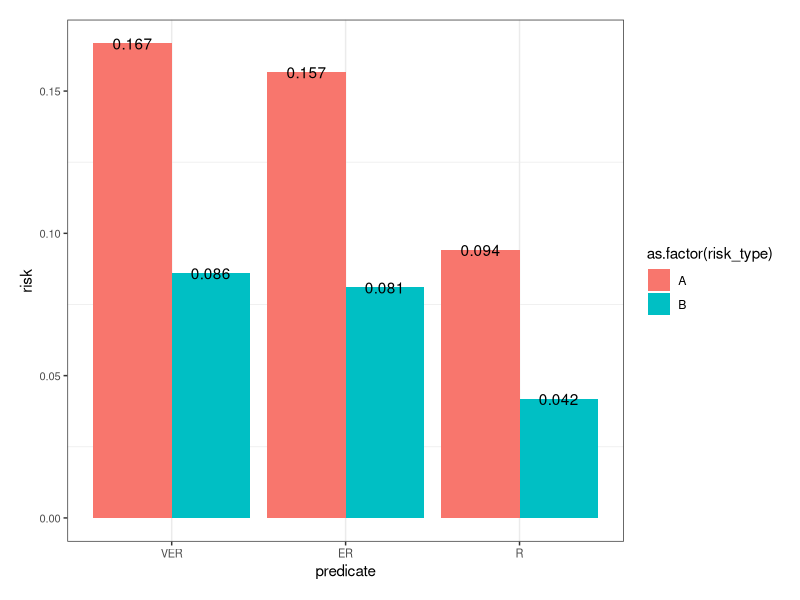
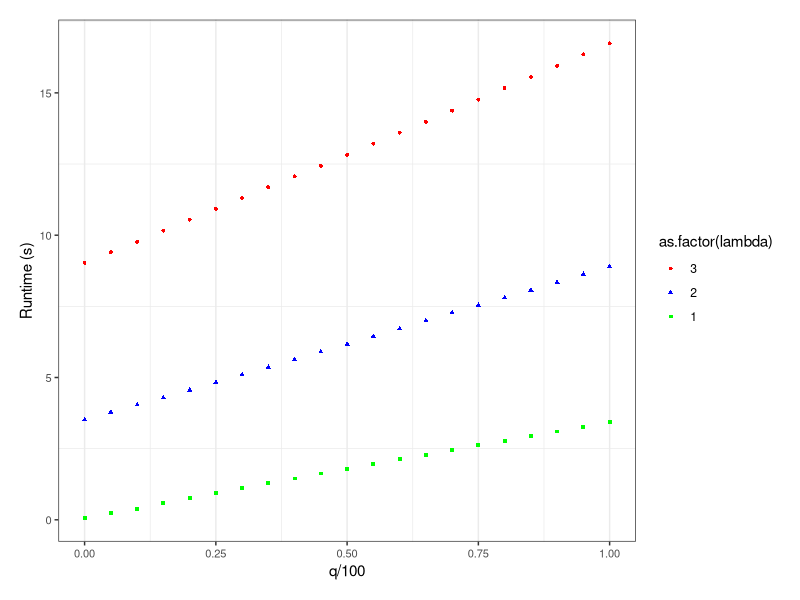
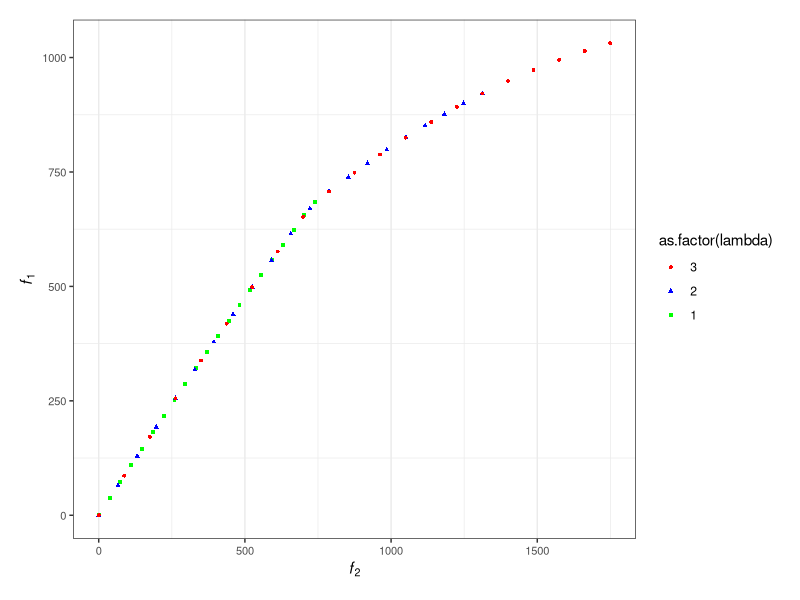
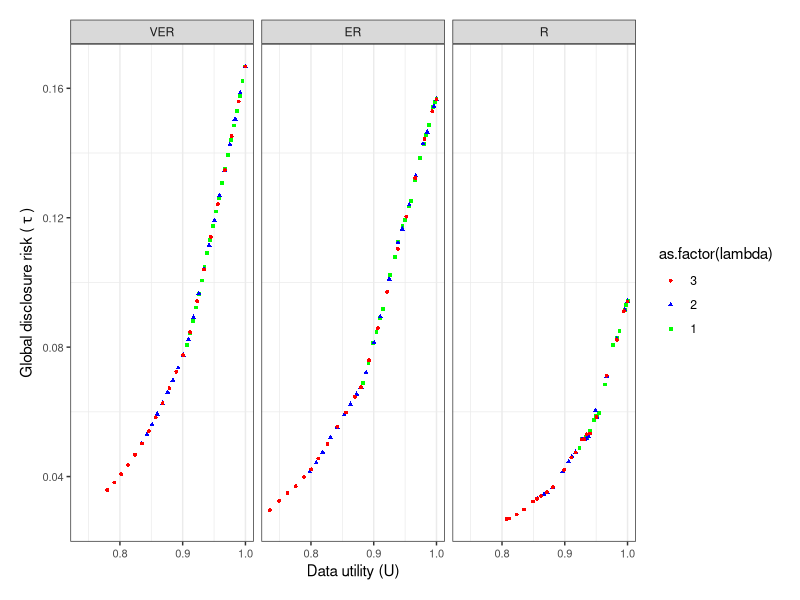
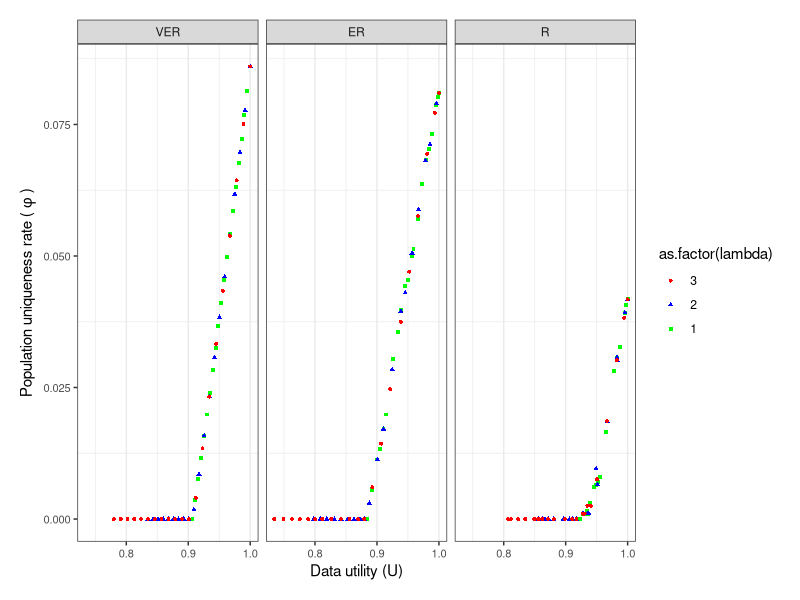
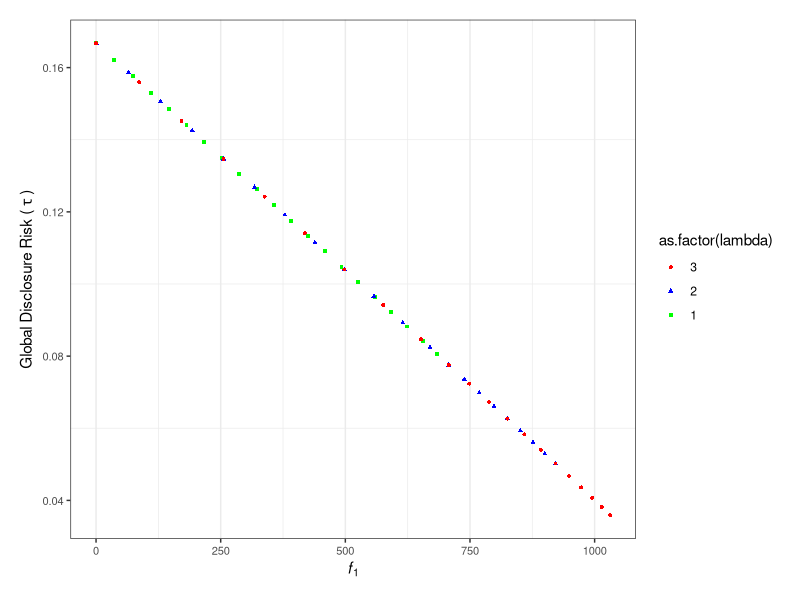
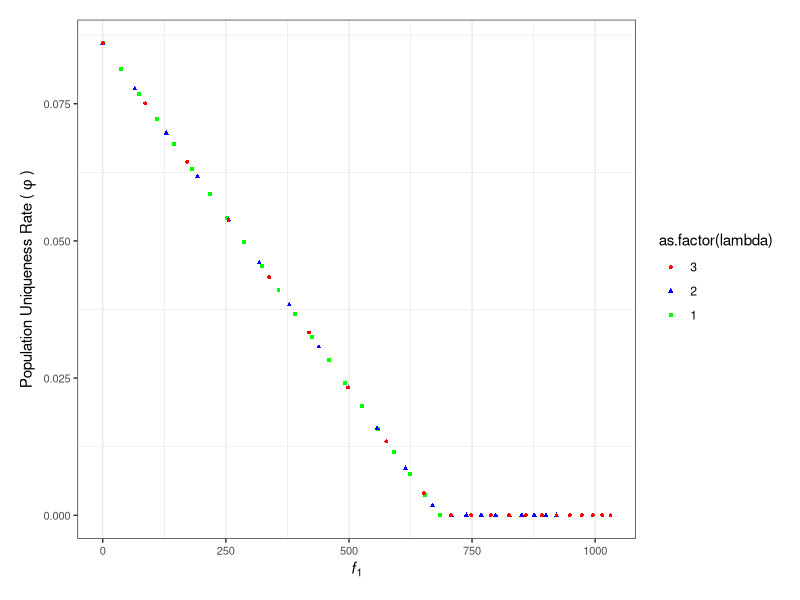
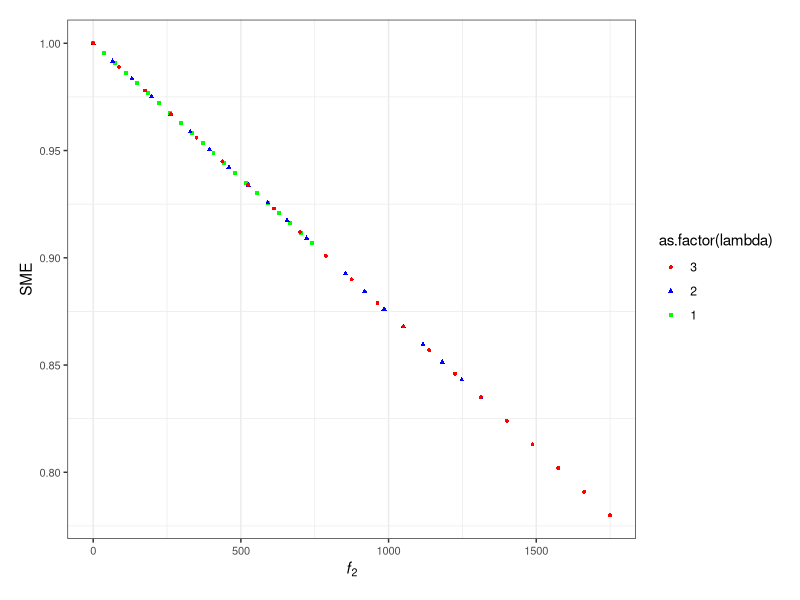

Source code (R) for these figures, in order:
library(ggplot2)
library(dplyr)


########------------- Read data -------------############

options(scipen=999)
bi.data <- readr::read_csv("bi_objective.csv", show_col_types = FALSE)


########------------- Original -------------############
ori.data <- readr::read_csv("ori.csv", show_col_types = FALSE)
ori.data$predicate <- factor(ori.data$predicate, levels = c("VER", "ER", "R"))
ggplot(ori.data, aes(x=predicate, y=risk, fill=as.factor(risk_type))) + 
  geom_bar(position="dodge", stat="identity") +
  geom_text(aes(label = round(risk, 3)), 
            position = position_dodge(0.9)) +
  theme_bw() + 
  theme(plot.margin = margin(0.5, 0.5, 0.5, 0.5, unit = "cm"),
        strip.placement = "outside",
        axis.text = element_text(size = 8),
        panel.grid.major.y = element_blank()) 


########------------- Time -------------############
bi.data0 <- bi.data %>% filter(predicate == "VER")
bi.data0$lambda <- factor(bi.data0$lambda , levels = c("3", "2", "1"))

ggplot(data = bi.data0, aes(x=q/100, y=cumsum(time), fill=as.factor(lambda))) +
  geom_point(aes(shape=as.factor(lambda), color=as.factor(lambda)), size=1) +
  labs(y="Runtime (s)") +
  scale_colour_manual(values = c("red", "blue", "green")) +
  theme_bw() + 
  theme(plot.margin = margin(0.5, 0.5, 0.5, 0.5, unit = "cm"),
        strip.placement = "outside",
        axis.text = element_text(size = 8),
        panel.grid.major.y = element_blank())



########------------- Objectives -------------############
bi.data0 <- bi.data %>% filter(predicate == "VER")
bi.data0$lambda <- factor(bi.data0$lambda , levels = c("3", "2", "1"))

f0 <- ggplot(data = bi.data0, aes(x=f2, y=f1, fill=as.factor(lambda))) +
  geom_point(aes(shape=as.factor(lambda), color=as.factor(lambda)), size=1) +
  labs(y=expression(italic(f)[1]), x=expression(italic(f)[2])) +
  scale_colour_manual(values = c("red", "blue", "green")) +
  theme_bw() + 
  theme(plot.margin = margin(0.5, 0.5, 0.5, 0.5, unit = "cm"),
        strip.placement = "outside",
        axis.text = element_text(size = 8),
        panel.grid.major.y = element_blank())
f0 

########------------- Metrics -------------############

bi.data$predicate <- factor(bi.data$predicate, levels = c("VER", "ER", "R"))
bi.data$lambda <- factor(bi.data$lambda , levels = c("3", "2", "1"))

f1 <- ggplot(data = bi.data, aes(x=utility, y=risk_1, fill=as.factor(lambda))) +
  geom_point(aes(shape=as.factor(lambda), color=as.factor(lambda)), size=1) +
  labs(x="Data utility (U)", y=expression("Global disclosure risk ("~tau~')')) +
  facet_grid(cols=vars(predicate)) +
  scale_colour_manual(values = c("red", "blue", "green")) +
  theme_bw() + 
  theme(plot.margin = margin(0.5, 0.5, 0.5, 0.5, unit = "cm"),
        strip.placement = "outside",
        axis.text = element_text(size = 8),
        panel.grid.major.y = element_blank())
f1 

f2 <- ggplot(data = bi.data, aes(x=utility, y=risk_2, fill=as.factor(lambda))) +
  geom_point(aes(shape=as.factor(lambda), color=as.factor(lambda)), size=1) +
  labs(x="Data utility (U)", y=expression("Population uniqueness rate ("~phi~')')) +
  facet_grid(cols=vars(predicate)) +
  scale_colour_manual(values = c("red", "blue", "green")) +
  theme_bw() + 
  theme(plot.margin = margin(0.5, 0.5, 0.5, 0.5, unit = "cm"),
        strip.placement = "outside",
        axis.text = element_text(size = 8),
        panel.grid.major.y = element_blank())
f2


########------------- Relations -------------############
bi.data0 <- bi.data %>% filter(predicate == "VER")
bi.data0$lambda <- factor(bi.data0$lambda , levels = c("3", "2", "1"))

f3 <- ggplot(data = bi.data0, aes(x=f1, y=risk_1, fill=as.factor(lambda))) +
  geom_point(aes(shape=as.factor(lambda), color=as.factor(lambda)), size=1) +
  labs(y=expression("Global Disclosure Risk ("~tau~')'), x=expression(italic(f)[1])) +
  scale_colour_manual(values = c("red", "blue", "green")) +
  theme_bw() + 
  theme(plot.margin = margin(0.5, 0.5, 0.5, 0.5, unit = "cm"),
        strip.placement = "outside",
        axis.text = element_text(size = 8),
        panel.grid.major.y = element_blank())
f3 

f4 <- ggplot(data = bi.data0, aes(x=f1, y=risk_2, fill=as.factor(lambda))) +
  geom_point(aes(shape=as.factor(lambda), color=as.factor(lambda)), size=1) +
  labs(y=expression("Population Uniqueness Rate ("~phi~')'), x=expression(italic(f)[1])) +
  scale_colour_manual(values = c("red", "blue", "green")) +
  theme_bw() + 
  theme(plot.margin = margin(0.5, 0.5, 0.5, 0.5, unit = "cm"),
        strip.placement = "outside",
        axis.text = element_text(size = 8),
        panel.grid.major.y = element_blank())
f4 

f5 <- ggplot(data = bi.data0, aes(x=f2, y=utility, fill=as.factor(lambda))) +
  geom_point(aes(shape=as.factor(lambda), color=as.factor(lambda)), size=1) +
  labs(y="SME", x=expression(italic(f)[2])) +
  scale_colour_manual(values = c("red", "blue", "green")) +
  theme_bw() + 
  theme(plot.margin = margin(0.5, 0.5, 0.5, 0.5, unit = "cm"),
        strip.placement = "outside",
        axis.text = element_text(size = 8),
        panel.grid.major.y = element_blank())
f5
